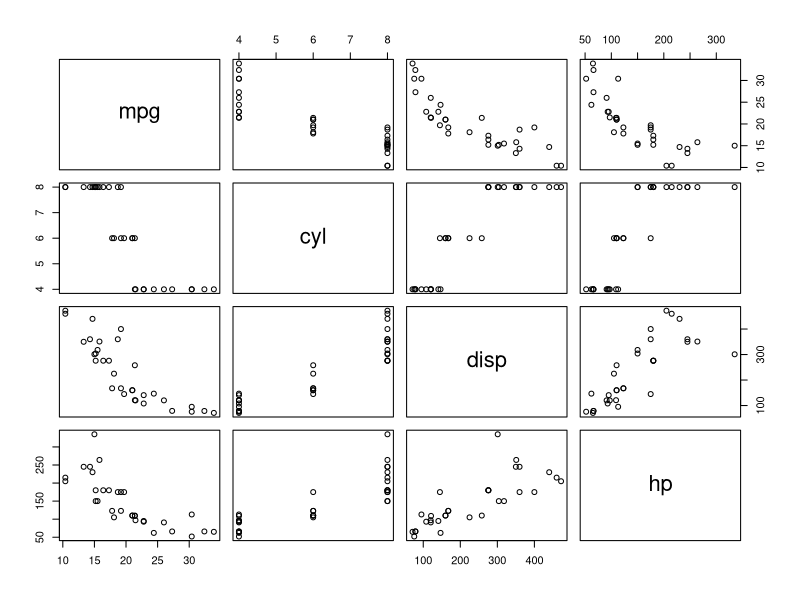
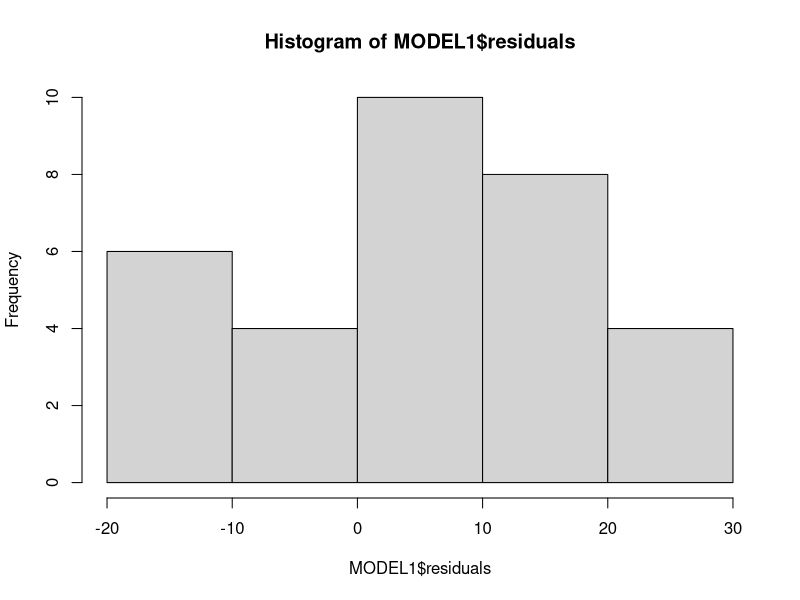

Write the R code that produced these figures, in order.
#####LINEAR REGRESSION MODELS#####
##################################

library(datasets)
View(mtcars)
dim(mtcars)
pairs(mtcars[1:4])

MODEL1<-lm(mpg~0+hp, mtcars)
summary(MODEL1)  ##summarize model results
str(MODEL1)  ##summarizes structure of object
str(mtcars)
hist(MODEL1$residuals)
summary(MODEL1$residuals)
class(mtcars)
x<-1
y<-"Steve"
class(y)
class(x)
class(MODEL1) ##returns class of object
mean(mtcars$mpg)

##Verifying the pseudoinverse method
dim(mtcars) ##checks dimension of mtcars dataset

##adds column of ones to the input data and changes the class from data.frame to matrix
X<-cbind(as.matrix(rep(1,times=dim(mtcars)[1])), as.matrix(mtcars)[,2:11])  ##creates the X matrix and adds a column of 1's for the intercept term
View(X)  
dim(X)
##changes the class of the output variable to a matrix class
y<-as.matrix(mtcars[,1])
View(y)
##NOTE THE solve() function is how R computes an inverse matrix
##the t() function is used to take the transpose of a matrix
##the expression %*% is uses to multiply two matrix objects together
PseudoInverse<-solve(t(X)%*%X)%*%t(X)  
dim(PseudoInverse)  ##check dimensions

Beta<-PseudoInverse%*%y  ##recovers the optimal parameter vector
Beta  ##reports the Beta vector
MODEL_A<-lm(mpg ~., mtcars)  ##regresses mpg on ALL variables
MODEL_A$coefficients  ##looks at the coefficient vector (BETA) to compare to the pseudoinverse method

MODEL2<-lm(mpg~hp, mtcars)
summary(MODEL2)

###incorporate nonlinear transformations
MODEL3<-lm(mpg~log(hp), mtcars)
summary(MODEL3)

?mtcars

MODEL4<-lm(log(mpg)~log(hp), mtcars)
summary(MODEL4)

MODEL5<-lm(mpg~I(hp)+I(hp^2), mtcars)  ##polynomial regression of order 2
summary(MODEL5)

MODEL6<-lm(mpg~poly(hp, 2, raw=TRUE), mtcars) ##alternatively
summary(MODEL6)
